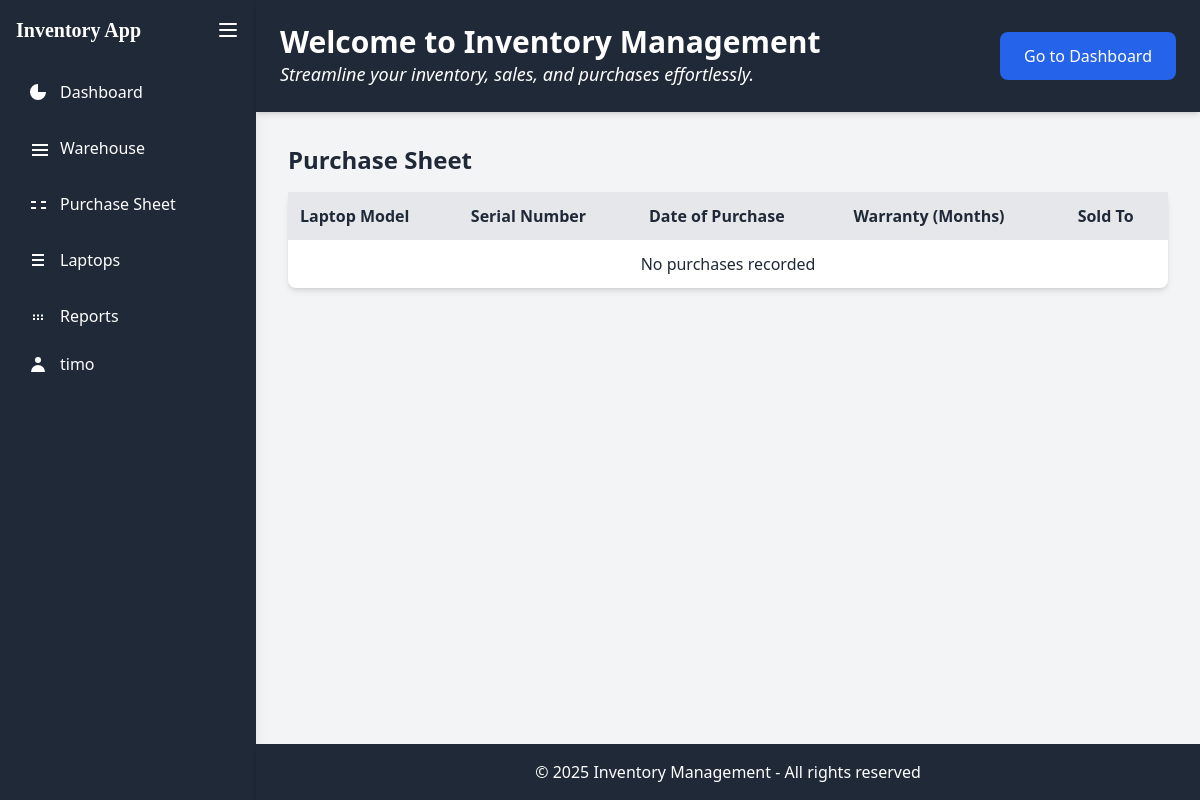
Before: /purchases/purchase-sheet/ (signed in) with the older database file.
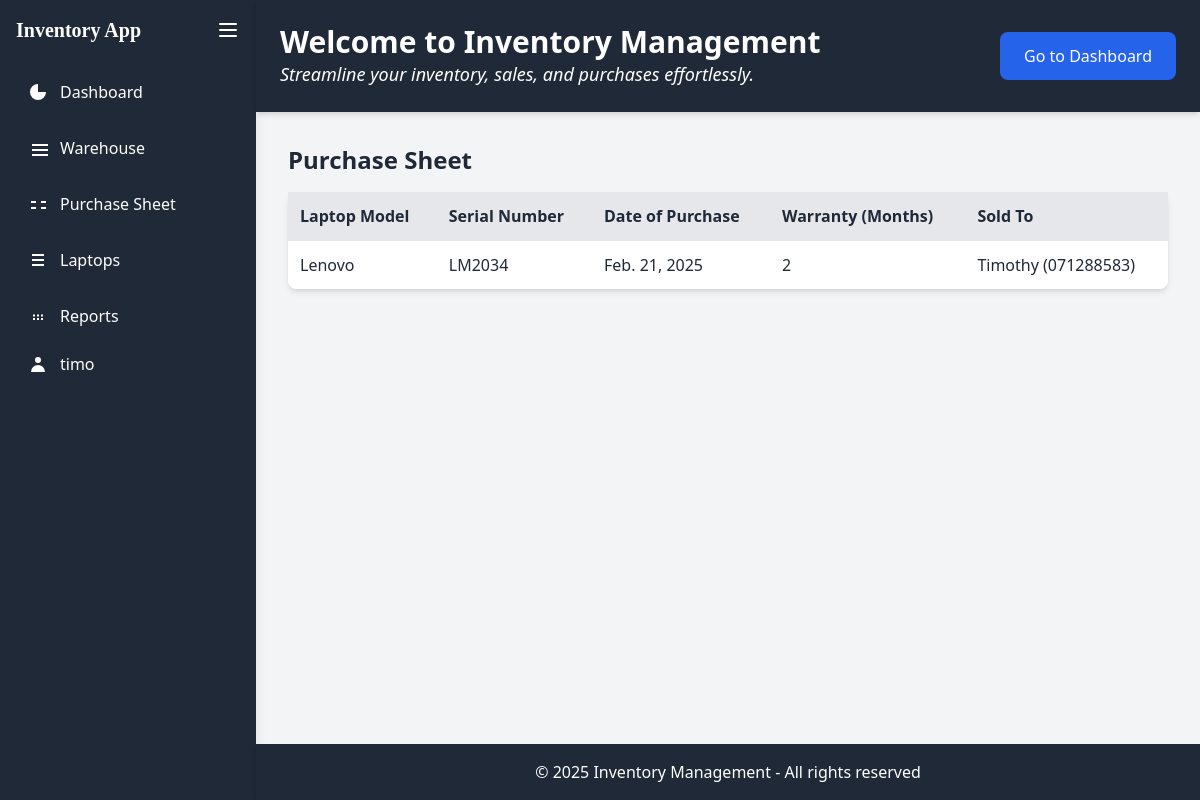
After: the same page with the newer database file.
### purchases/models.py (models this page shows, shortened)
class LaptopPurchase(models.Model):
    laptop = models.ForeignKey(WarehouseItem, on_delete=models.CASCADE, limit_choices_to={'item_type': 'laptop'})
    date_of_purchase = models.DateField()
    warranty_period = models.IntegerField(help_text="In months")
    sold_to_name = models.CharField(max_length=100)
    sold_to_number = models.CharField(max_length=20)
    sold_by = models.ForeignKey(User, on_delete=models.SET_NULL, null=True)

class WarehouseItem(models.Model):
    ITEM_TYPES = (
        ('laptop', 'Laptop'),
        ('monitor', 'Monitor'),
        ('phone', 'Phone'),
        ('accessory', 'Accessory'),
    )
    item_type = models.CharField(max_length=20, choices=ITEM_TYPES)
    name = models.CharField(max_length=100)
    serial_number = models.CharField(max_length=100, unique=True)
    date_added = models.DateField(auto_now_add=True)
    is_available = models.BooleanField(default=True)

### purchases/views.py (the view)
# urls.py: path('purchase-sheet/', views.purchase_sheet, name='purchase_sheet'),
@login_required
def purchase_sheet(request):
    purchases = LaptopPurchase.objects.all()
    return render(request, 'purchases/purchase_sheet.html', {'purchases': purchases})

### templates/purchases/purchase_sheet.html
{% extends 'base.html' %}
{% block content %}
<div class="max-w-4xl mx-auto">
  <h2 class="text-2xl font-semibold mb-4">Purchase Sheet</h2>
  <table class="w-full bg-white shadow-md rounded-lg">
    <thead class="bg-gray-200">
      <tr>
        <th class="p-3 text-left">Laptop Model</th>
        <th class="p-3 text-left">Serial Number</th>
        <th class="p-3 text-left">Date of Purchase</th>
        <th class="p-3 text-left">Warranty (Months)</th>
        <th class="p-3 text-left">Sold To</th>
      </tr>
    </thead>
    <tbody>
      {% for purchase in purchases %}
      <tr class="border-t">
        <td class="p-3">{{ purchase.laptop.name }}</td>
        <td class="p-3">{{ purchase.laptop.serial_number }}</td>
        <td class="p-3">{{ purchase.date_of_purchase }}</td>
        <td class="p-3">{{ purchase.warranty_period }}</td>
        <td class="p-3">{{ purchase.sold_to_name }} ({{ purchase.sold_to_number }})</td>
      </tr>
      {% empty %}
      <tr><td colspan="5" class="p-3 text-center">No purchases recorded</td></tr>
      {% endfor %}
    </tbody>
  </table>
</div>
{% endblock %}

### templates/base.html (shortened to what this page needs)
<!DOCTYPE html>
<html lang="en">
  <head>
    <script src="https://cdn.tailwindcss.com"></script>
  </head>
  <body class="bg-gray-100 text-gray-800 min-h-screen flex">
    <aside
      id="sidebar"
      class="bg-gray-800 text-white p-4 shadow-lg transition-all duration-300 sidebar-expanded"
      hx-target="this"
      hx-swap="outerHTML"
    >
      <div class="flex items-center justify-between mb-6">
        <h2 style="font-family:serif" class="text-xl font-bold sidebar-text">Inventory App</h2>
        <button
          hx-get="{% url 'core:toggle_sidebar' %}"
          class="text-white hover:text-gray-300 focus:outline-none"
        >
          <svg class="h-6 w-6" fill="none" stroke="currentColor" viewBox="0 0 24 24" xmlns="http://www.w3.org/2000/svg">
            <path stroke-linecap="round" stroke-linejoin="round" stroke-width="2" d="M4 6h16M4 12h16M4 18h16"></path>
          </svg>
        </button>
      </div>
      <nav class="space-y-2 flex-1">
        <a href="{% url 'core:dashboard' %}" class="flex items-center p-3 rounded-lg hover:bg-gray-700 transition-colors duration-200 font-medium group">
          <svg class="h-5 w-5 mr-3" fill="currentColor" viewBox="0 0 20 20" xmlns="http://www.w3.org/2000/svg"><path d="M2 10a8 8 0 018-8v8h8a8 8 0 11-16 0z"/></svg>
          <span class="sidebar-text">Dashboard</span>
        </a>
        <a href="{% url 'purchases:warehouse' %}" class="flex items-center p-3 rounded-lg hover:bg-gray-700 transition-colors duration-200 font-medium group">
          <svg class="h-5 w-5 mr-3" fill="currentColor" viewBox="0 0 20 20" xmlns="http://www.w3.org/2000/svg"><path d="M4 6h16v2H4V6zM4 11h16v2H4v-2zM4 16h16v2H4v-2z"/></svg>
          <span class="sidebar-text">Warehouse</span>
        </a>
        <a href="{% url 'purchases:purchase_sheet' %}" class="flex items-center p-3 rounded-lg hover:bg-gray-700 transition-colors duration-200 font-medium group">
          <svg class="h-5 w-5 mr-3" fill="currentColor" viewBox="0 0 20 20" xmlns="http://www.w3.org/2000/svg"><path d="M13 7h5v2h-5V7zM3 7h5v2H3V7zm0 6h5v2H3v-2zm10 0h5v2h-5v-2z"/></svg>
          <span class="sidebar-text">Purchase Sheet</span>
        </a>
        <a href="{% url 'purchases:laptops' %}" class="flex items-center p-3 rounded-lg hover:bg-gray-700 transition-colors duration-200 font-medium group">
          <svg class="h-5 w-5 mr-3" fill="currentColor" viewBox="0 0 20 20" xmlns="http://www.w3.org/2000/svg"><path d="M4 4h12v2H4V4zm0 5h12v2H4V9zm0 5h12v2H4v-2z"/></svg>
          <span class="sidebar-text">Laptops</span>
        </a>
        <a href="{% url 'core:reports' %}" class="flex items-center p-3 rounded-lg hover:bg-gray-700 transition-colors duration-200 font-medium group">
          <svg class="h-5 w-5 mr-3" fill="currentColor" viewBox="0 0 20 20" xmlns="http://www.w3.org/2000/svg"><path d="M9 8.5h2v2H9V8.5zM9 12h2v2H9v-2zm4-3.5h2v2h-2V8.5zm0 3.5h2v2h-2v-2zM5 8.5h2v2H5V8.5zM5 12h2v2H5v-2z"/></svg>
          <span class="sidebar-text">Reports</span>
        </a>
      </nav>
      {% if request.user.is_authenticated %}
      <div class="mt-auto relative group">
        <button class="flex items-center w-full p-3 rounded-lg hover:bg-gray-700 transition-colors duration-200">
          <svg class="h-5 w-5 mr-3" fill="currentColor" viewBox="0 0 20 20" xmlns="http://www.w3.org/2000/svg">
            <path fill-rule="evenodd" d="M10 9a3 3 0 100-6 3 3 0 000 6zm-7 9a7 7 0 1114 0H3z" clip-rule="evenodd" />
          </svg>
          <span class="sidebar-text truncate">{{ request.user.username }}</span>
        </button>
      </div>
      {% endif %}
    </aside>
    <div class="flex-1 flex flex-col">
      <header class="bg-gray-800 text-white p-6 shadow-md">
        <div class="container mx-auto flex justify-between items-center">
          <div class="text-center md:text-left">
            <h1 class="text-3xl font-bold">Welcome to Inventory Management</h1>
            <p class="text-lg italic">Streamline your inventory, sales, and purchases effortlessly.</p>
          </div>
          {% if not request.user.is_authenticated %}
          <div class="flex space-x-4">
            <a href="{% url 'core:login' %}" class="px-6 py-3 rounded-lg bg-blue-600 text-white hover:bg-blue-500 transition-colors duration-200 font-medium">Login</a>
            <a href="{% url 'core:register' %}" class="px-6 py-3 rounded-lg bg-green-600 text-white hover:bg-green-500 transition-colors duration-200 font-medium">Sign Up Free</a>
          </div>
          {% else %}
          <a href="{% url 'core:dashboard' %}" class="px-6 py-3 rounded-lg bg-blue-600 text-white hover:bg-blue-500 transition-colors duration-200 font-medium">Go to Dashboard</a>
          {% endif %}
        </div>
      </header>
      <main class="flex-1 p-8">
        {% block content %}{% endblock %}
      </main>
      <footer class="bg-gray-800 text-white text-center p-4 shadow-md">
        © 2025 Inventory Management - All rights reserved
      </footer>
    </div>
  </body>
</html>

### templates/base.html (style rules this page uses)
.sidebar-expanded { width: 256px; }

Changed rows visible on the page:
added LaptopPurchase: laptop.name "Lenovo", laptop.serial_number "LM2034", date_of_purchase "Feb. 21, 2025", warranty_period "2", sold_to_name "Timothy", sold_to_number "071288583"
Other visible differences:
text no longer shown: "No purchases recorded"
